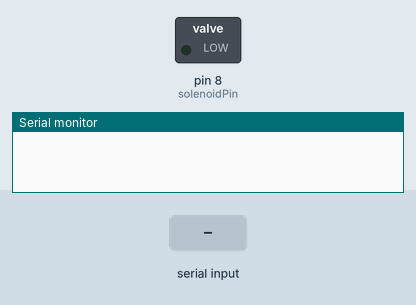
Recording of a sketch running on a simulated Arduino Uno, built with avr-gcc and run on an emulated ATmega328P. Shown: switched loads named in the sketch (green lamp = pin HIGH), the last lines printed to the serial monitor. Inputs (shaded band) come from the test bench.

Above: at 1.2 s.
1.3 s: "1\n" received over Serial
At 1.31 s:
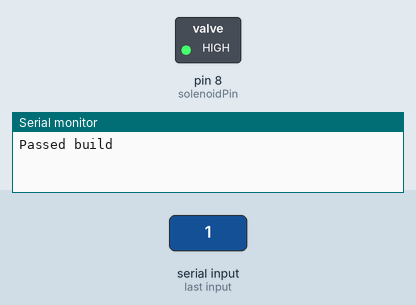
2.8 s: "2\n" received over Serial
Timing chart, 0 to 5.8 s (numbered marks = the images above; inputs shaded):
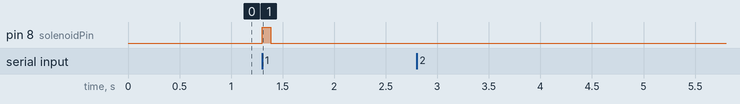

Measured:
- after the input at 1.3 s, pin 8 (solenoidPin): LOW → HIGH at once, → LOW 0.08 s later

The sketch:

solenoid_test_1.ino
```cpp
int solenoidPin = 8;
String rawData = "no data";
int passFail = 0;

// the setup routine runs once when you press reset:
void setup() {
  Serial.begin(9600);


  // initialize the digital pin as an output.
  pinMode(solenoidPin, OUTPUT);

}

// the loop routine runs over and over again forever:
void loop() {
 // Serial.println("test");

  if (Serial.available() > 0) {

    passFail = Serial.parseInt();

    if (passFail == 1) {
      Serial.println("Passed build");
      digitalWrite(solenoidPin, HIGH);   // turn the LED on (HIGH is the voltage level)
      delay(80);               // wait for a second
      digitalWrite(solenoidPin, LOW);    // turn the LED off by making the voltage LOW
      delay(100);
      passFail = 0;

    } else if (passFail == 2) {

      Serial.println("Failed build");
      passFail = 0;

    } else {

      Serial.println("OK");

    }
    delay(100);
  }

}
```
